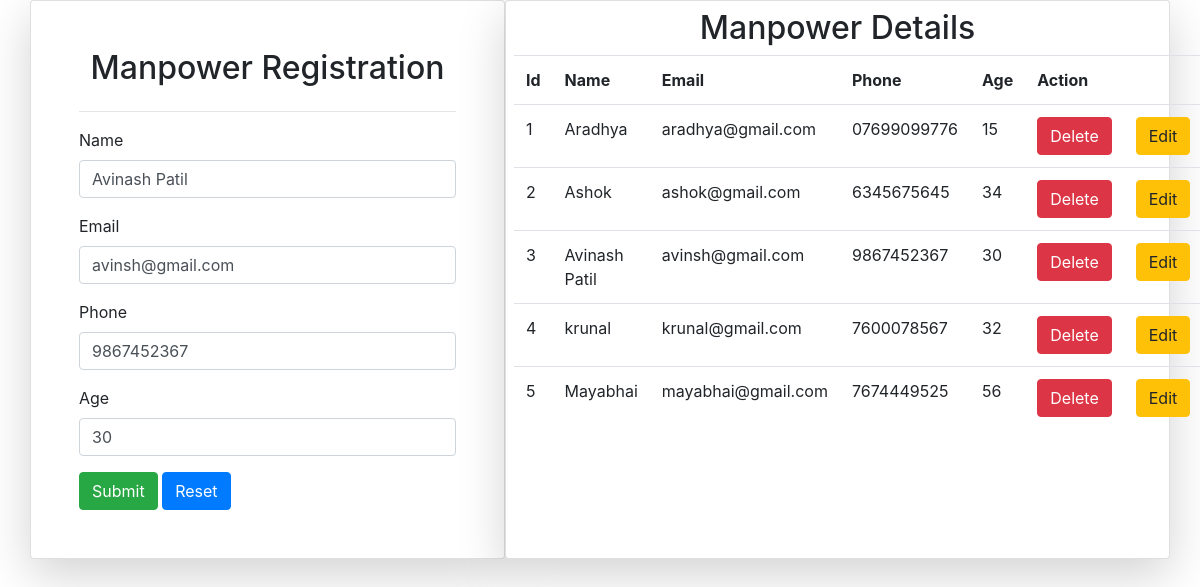
Page /edit/10 on the committed database.
### myapp/models.py (models this page shows)
class manpower(models.Model):
    uname = models.CharField(max_length=20)
    email= models.CharField(max_length=50)
    phone= models.CharField(max_length=20)
    age = models.CharField(max_length=10)

### myapp/views.py (the view)
# urls.py: path("edit/<id>",edit,name="edit")
def edit(request,id):
        user = manpower.objects.get(id=id)
        userdata = manpower.objects.all()
        return render(request,"index.html",{"data":user,"userdata":userdata})

### Template/index.html (shortened to what this page needs)
<!DOCTYPE html>
<html lang="en">
<head>
    <link rel="stylesheet" href="https://cdn.jsdelivr.net/npm/bootstrap@4.3.1/dist/css/bootstrap.min.css"
>
</head>
<body>
    <div class="container">
        <div class="row">
            <div class="col-md-5 card p-5 shadow-lg">
                <h2 align="center">Manpower Registration</h2>
                <hr>
                <form action="{%url 'addmanpower'%}" method="post">
                    <div class="form-group">
                        <label for="uname">Name</label>
                        <input type="text" name="uname" id="uname" class="form-control" value="{{data.uname}}">
                    </div>
                    <div class="form-group">
                        <label for="email">Email</label>
                        <input type="text" name="email" id="email" class="form-control" value="{{data.email}}">
                    </div>
                    <div class="form-group">
                        <label for="phone">Phone</label>
                        <input type="text" name="phone" id="phone" class="form-control" value="{{data.phone}}">
                    </div>
                    <div class="form-group">
                        <label for="age">Age</label>
                        <input type="text" name="age" id="age" class="form-control" value="{{data.age}}">
                    </div>
                    <input type="submit" class="btn btn-success">
                    <input type="reset" class="btn btn-primary">
                </form>
            </div>
            <div class="col-md-7 card p-2 shadow-lg">
                <h2 align="center">Manpower Details</h2>
                <table class="table">
                    <tr>
                        <th>Id</th>
                        <th>Name</th>
                        <th>Email</th>
                        <th>Phone</th>
                        <th>Age</th>
                        <th colspan="2">Action</th>
                    </tr>
                    {%for data in userdata%}
                    <tr>
                        <td>{{forloop.counter}}</td>
                        <td>{{data.uname}}</td>
                        <td>{{data.email}}</td>
                        <td>{{data.phone}}</td>
                        <td>{{data.age}}</td>
                        <td><a href="{%url 'delete' data.id%}" class="btn btn-danger">Delete</a></td>
                        <td><a href="{%url 'edit' data.id%}" class="btn btn-warning">Edit</a></td>
                    </tr>
                    {%endfor%}
                </table>
            </div>
        </div>
    </div>
</body>
</html>

### rows in the picture
manpower: uname "Avinash Patil", email "avinsh@gmail.com", phone "9867452367", age "30"
manpower: uname "Aradhya", email "aradhya@gmail.com", phone "07699099776", age "15"
manpower: uname "Ashok", email "ashok@gmail.com", phone "6345675645", age "34"
manpower: uname "krunal", email "krunal@gmail.com", phone "7600078567", age "32"
manpower: uname "Mayabhai", email "mayabhai@gmail.com", phone "7674449525", age "56"
